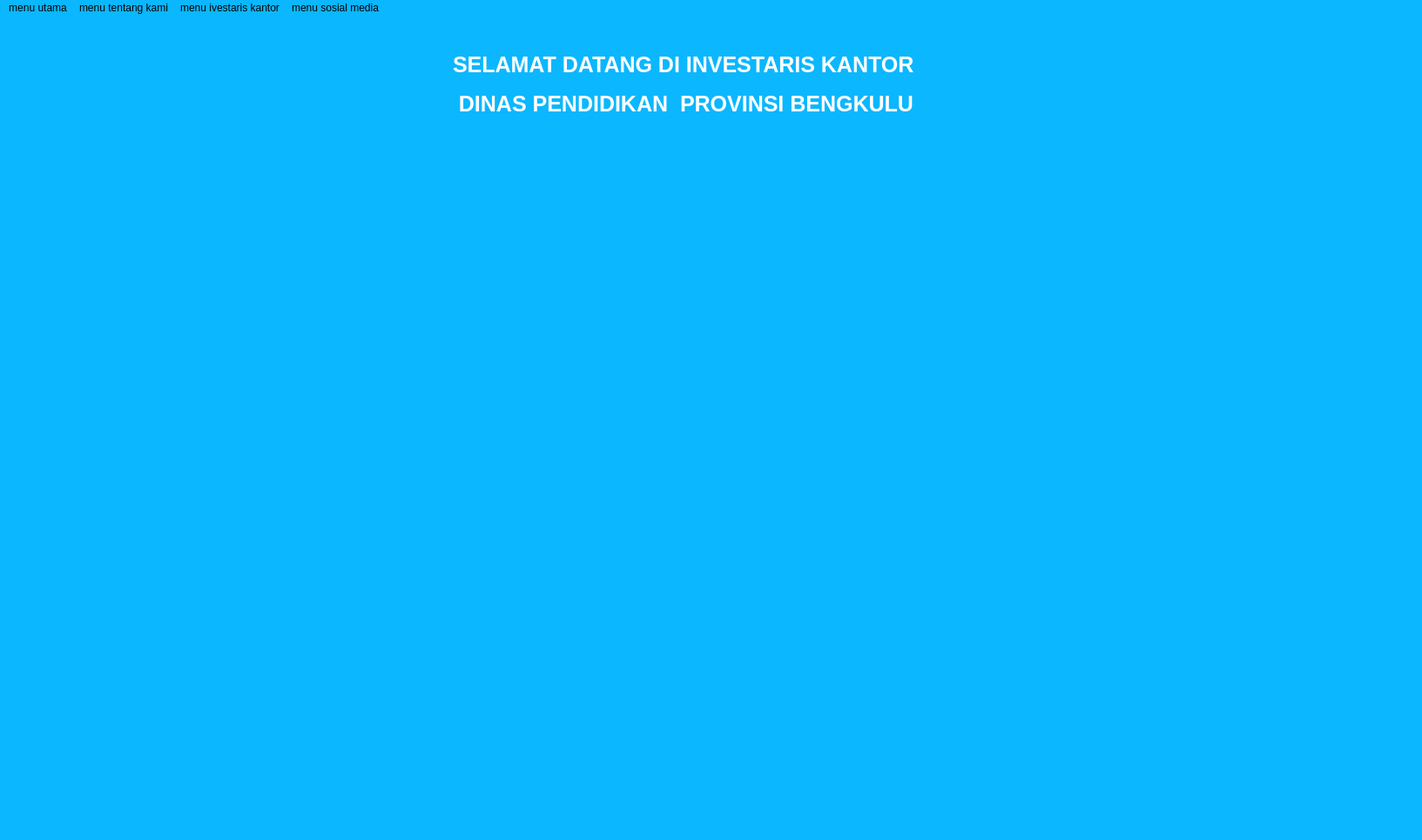
<?xml version="1.0" encoding="UTF-8"?>
<ui version="4.0">
 <class>mainpage1</class>
 <widget class="QMainWindow" name="mainpage1">
  <property name="geometry">
   <rect>
    <x>0</x>
    <y>0</y>
    <width>1633</width>
    <height>965</height>
   </rect>
  </property>
  <property name="font">
   <font>
    <pointsize>20</pointsize>
   </font>
  </property>
  <property name="windowTitle">
   <string>MainWindow</string>
  </property>
  <property name="styleSheet">
   <string notr="true">
background-color: rgb(11, 183, 255);</string>
  </property>
  <widget class="QWidget" name="centralwidget">
   <property name="styleSheet">
    <string notr="true"/>
   </property>
   <widget class="QLabel" name="lbl_title">
    <property name="geometry">
     <rect>
      <x>520</x>
      <y>10</y>
      <width>691</width>
      <height>91</height>
     </rect>
    </property>
    <property name="font">
     <font>
      <family>Arial</family>
      <pointsize>19</pointsize>
      <bold>true</bold>
     </font>
    </property>
    <property name="styleSheet">
     <string notr="true">
color: rgb(255, 255, 255);</string>
    </property>
    <property name="text">
     <string>SELAMAT DATANG DI INVESTARIS KANTOR </string>
    </property>
   </widget>
   <widget class="QLabel" name="lbl_title_2">
    <property name="geometry">
     <rect>
      <x>520</x>
      <y>70</y>
      <width>671</width>
      <height>61</height>
     </rect>
    </property>
    <property name="font">
     <font>
      <family>Arial</family>
      <pointsize>19</pointsize>
      <bold>true</bold>
     </font>
    </property>
    <property name="styleSheet">
     <string notr="true">
color: rgb(255, 255, 255);</string>
    </property>
    <property name="text">
     <string> DINAS PENDIDIKAN  PROVINSI BENGKULU</string>
    </property>
   </widget>
  </widget>
  <widget class="QMenuBar" name="menuBar">
   <property name="geometry">
    <rect>
     <x>0</x>
     <y>0</y>
     <width>1633</width>
     <height>25</height>
    </rect>
   </property>
   <widget class="QMenu" name="menumenu_utama">
    <property name="title">
     <string>menu utama</string>
    </property>
    <addaction name="separator"/>
    <addaction name="actionsub_itme_1_menu_1"/>
    <addaction name="actionsub_item_2_menu_2"/>
    <addaction name="actionsub_item_3_menu1"/>
   </widget>
   <widget class="QMenu" name="menumenu_tentang_kami">
    <property name="title">
     <string>menu tentang kami</string>
    </property>
    <addaction name="actionsub_item_1_menu_2"/>
    <addaction name="actionsub_item_2_menu_3"/>
    <addaction name="actionsub_item_3_menu_2"/>
   </widget>
   <widget class="QMenu" name="menumenu_ivestaris_kantor">
    <property name="title">
     <string>menu ivestaris kantor</string>
    </property>
    <addaction name="actionsub_item1_menu_3"/>
    <addaction name="actionsub_item_2_menu_4"/>
    <addaction name="actionsub_item_3_menu_3"/>
   </widget>
   <widget class="QMenu" name="menumenu_sosial_media">
    <property name="title">
     <string>menu sosial media</string>
    </property>
    <addaction name="actionsub_item_1_menu_4"/>
    <addaction name="actionsub_item_2_menu_5"/>
    <addaction name="actionsub_item_3_menu_4"/>
   </widget>
   <addaction name="menumenu_utama"/>
   <addaction name="menumenu_tentang_kami"/>
   <addaction name="menumenu_ivestaris_kantor"/>
   <addaction name="menumenu_sosial_media"/>
  </widget>
  <action name="actionsub_itme_1_menu_1">
   <property name="text">
    <string>sub itme 1 menu 1</string>
   </property>
  </action>
  <action name="actionsub_item_2_menu_2">
   <property name="text">
    <string>sub item 2 menu 1</string>
   </property>
  </action>
  <action name="actionsub_item_3_menu1">
   <property name="text">
    <string>sub item 3 menu1</string>
   </property>
  </action>
  <action name="actionsub_item_1_menu_2">
   <property name="text">
    <string>sub item 1 menu 2</string>
   </property>
  </action>
  <action name="actionsub_item_2_menu_3">
   <property name="text">
    <string>sub item 2 menu 2</string>
   </property>
  </action>
  <action name="actionsub_item_3_menu_2">
   <property name="text">
    <string>sub item 3 menu 2</string>
   </property>
  </action>
  <action name="actionsub_item1_menu_3">
   <property name="text">
    <string>sub item1 menu 3</string>
   </property>
  </action>
  <action name="actionsub_item_2_menu_4">
   <property name="text">
    <string>sub item 2 menu 3</string>
   </property>
  </action>
  <action name="actionsub_item_3_menu_3">
   <property name="text">
    <string>sub item 3 menu 3</string>
   </property>
  </action>
  <action name="actionsub_item_1_menu_4">
   <property name="text">
    <string>sub item 1 menu 4</string>
   </property>
  </action>
  <action name="actionsub_item_2_menu_5">
   <property name="text">
    <string>sub item 2 menu 4</string>
   </property>
  </action>
  <action name="actionsub_item_3_menu_4">
   <property name="text">
    <string>sub item 3 menu 4</string>
   </property>
  </action>
 </widget>
 <resources/>
 <connections/>
</ui>
